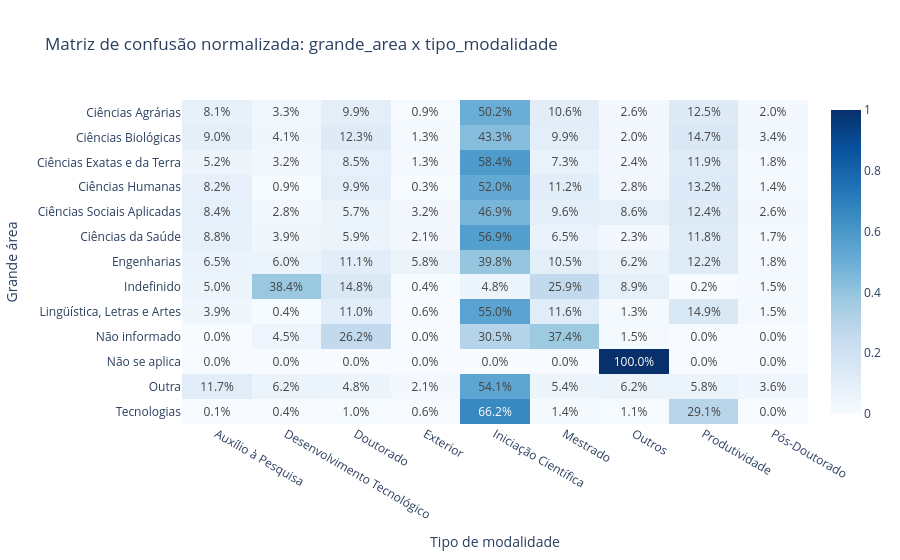

Notebook code cell kept with this figure:
### Markdown cell above
Usando correlacao entre as variaveis, pra analisar grande area -> tipo da modalidade

### Code cell
# Matriz de confusão 
conf_df = con.execute("""
SELECT
    COALESCE(grande_area, 'Unknown') AS grande_area,
    COALESCE(tipo_modalidade, 'Unknown') AS tipo_modalidade,
    COUNT(*) AS qtd
FROM 'dados/cnpq_com_capes.parquet'
GROUP BY 1, 2
""").fetchdf()

conf_matrix = conf_df.pivot(
    index='grande_area',
    columns='tipo_modalidade',
    values='qtd'
).fillna(0)

conf_matrix_norm = conf_matrix.div(conf_matrix.sum(axis=1), axis=0)

fig = px.imshow(
    conf_matrix_norm,
    text_auto='.1%',
    aspect='auto',
    color_continuous_scale='Blues',
    title='Matriz de confusão normalizada: grande_area x tipo_modalidade'
)

fig.update_layout(
    xaxis_title='Tipo de modalidade',
    yaxis_title='Grande área'
)

fig.show()

### Figure 1 — Plotly figure (JSON) as saved in the notebook; plotly's stock layout.template omitted (floating-point values rounded to 4 significant figures)
{"data": [{"coloraxis": "coloraxis", "hovertemplate": "tipo_modalidade: %{x}<br>grande_area: %{y}<br>color: %{z}<extra></extra>", "name": "0", "texttemplate": "%{z:.1%}", "type": "heatmap", "x": ["Auxílio à Pesquisa", "Desenvolvimento Tecnológico", "Doutorado", "Exterior", "Iniciação Científica", "Mestrado", "Outros", "Produtividade", "Pós-Doutorado"], "xaxis": "x", "y": ["Ciências Agrárias", "Ciências Biológicas", "Ciências Exatas e da Terra", "Ciências Humanas", "Ciências Sociais Aplicadas", "Ciências da Saúde", "Engenharias", "Indefinido", "Lingüística, Letras e Artes", "Não informado", "Não se aplica", "Outra", "Tecnologias"], "yaxis": "y", "z": [[0.08099, 0.03263, 0.09902, 0.00855, 0.5018, 0.106, 0.02593, 0.1248, 0.02028], [0.09032, 0.04134, 0.1231, 0.01273, 0.4325, 0.09885, 0.0199, 0.1468, 0.03442], [0.05236, 0.03163, 0.08501, 0.0132, 0.584, 0.07328, 0.02382, 0.1185, 0.01816], [0.08209, 0.009033, 0.09894, 0.002789, 0.5204, 0.1124, 0.02812, 0.1318, 0.0144], [0.08357, 0.02756, 0.05709, 0.03152, 0.4689, 0.09567, 0.08631, 0.1237, 0.02564], [0.08785, 0.0392, 0.05913, 0.02108, 0.5691, 0.06547, 0.02329, 0.1181, 0.01673], [0.06546, 0.05976, 0.1106, 0.05798, 0.3981, 0.105, 0.06232, 0.1225, 0.01823], [0.04968, 0.3844, 0.1484, 0.003896, 0.04838, 0.2591, 0.08929, 0.001623, 0.01526], [0.03864, 0.003523, 0.1095, 0.006052, 0.55, 0.1156, 0.01264, 0.1495, 0.01455], [0.0, 0.04517, 0.2616, 0.0, 0.3046, 0.3739, 0.01471, 0.0, 0.0], [0.0, 0.0, 0.0, 0.0, 0.0, 0.0, 1.0, 0.0, 0.0], [0.1171, 0.0621, 0.04831, 0.02072, 0.541, 0.05445, 0.06176, 0.05824, 0.03623], [0.0008768, 0.004407, 0.01022, 0.005676, 0.6618, 0.01424, 0.0114, 0.2913, 0.0001154]]}], "layout": {"coloraxis": {"colorscale": [[0, "rgb(247,251,255)"], [0.125, "rgb(222,235,247)"], [0.25, "rgb(198,219,239)"], [0.375, "rgb(158,202,225)"], [0.5, "rgb(107,174,214)"], [0.625, "rgb(66,146,198)"], [0.75, "rgb(33,113,181)"], [0.875, "rgb(8,81,156)"], [1, "rgb(8,48,107)"]]}, "title": {"text": "Matriz de confusão normalizada: grande_area x tipo_modalidade"}, "xaxis": {"anchor": "y", "domain": [0, 1], "title": {"text": "Tipo de modalidade"}}, "yaxis": {"anchor": "x", "autorange": "reversed", "domain": [0, 1], "title": {"text": "Grande área"}}}}
